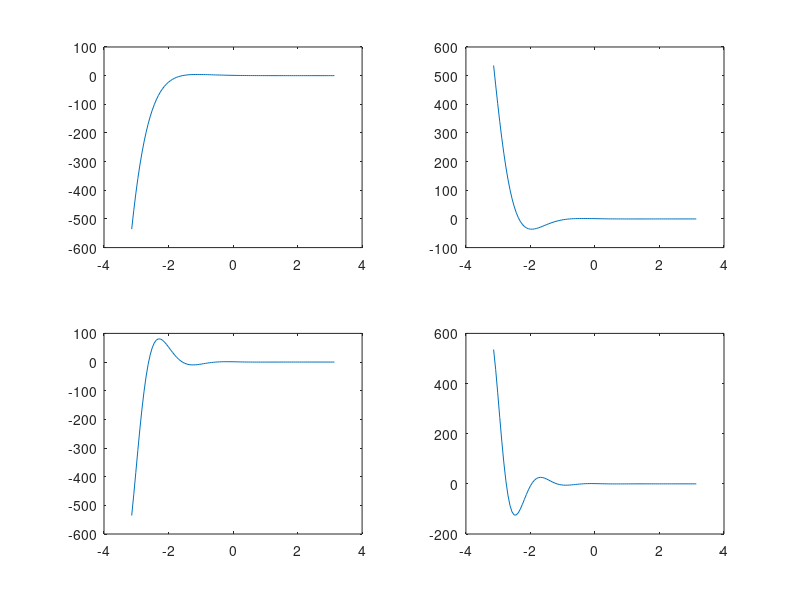

Write the MATLAB code that produced this figure. (Note: this script raises an error after producing the figure.)
0
t = linspace(-pi,pi);
subplot(2,2,1)
plot(t,cos(t).*exp(-2*t));
subplot(2,2,2);
plot(t,cos(t*2).*exp(-2*t));
subplot(2,2,3);
plot(t,cos(t*3).*exp(-2*t));
subplot(2,2,4);
plot(t,cos(t*4).*exp(-2*t));
mprint subplot1
